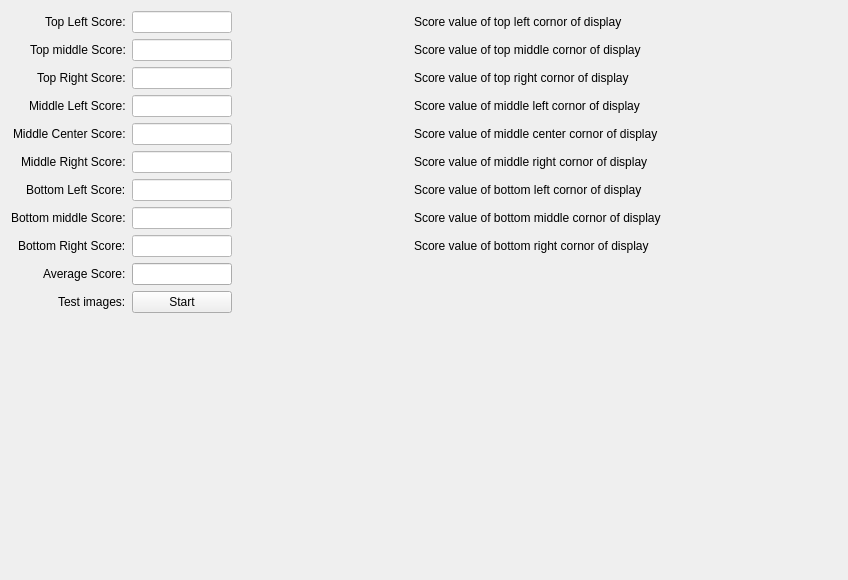
<?xml version="1.0" encoding="UTF-8"?>
<ui version="4.0">
 <class>AngularView</class>
 <widget class="QWidget" name="AngularView">
  <property name="geometry">
   <rect>
    <x>0</x>
    <y>0</y>
    <width>848</width>
    <height>580</height>
   </rect>
  </property>
  <property name="windowTitle">
   <string>Form</string>
  </property>
  <layout class="QVBoxLayout" name="verticalLayout">
   <item>
    <layout class="QGridLayout" name="gridLayout">
     <item row="8" column="3">
      <widget class="QLabel" name="label_16">
       <property name="text">
        <string>Score value of bottom right cornor of display</string>
       </property>
      </widget>
     </item>
     <item row="4" column="0" alignment="Qt::AlignRight">
      <widget class="QLabel" name="label_6">
       <property name="text">
        <string>Middle Center Score:</string>
       </property>
      </widget>
     </item>
     <item row="4" column="3">
      <widget class="QLabel" name="label_14">
       <property name="text">
        <string>Score value of middle center cornor of display</string>
       </property>
      </widget>
     </item>
     <item row="8" column="0" alignment="Qt::AlignRight">
      <widget class="QLabel" name="label_7">
       <property name="text">
        <string>Bottom Right Score:</string>
       </property>
      </widget>
     </item>
     <item row="5" column="0" alignment="Qt::AlignRight">
      <widget class="QLabel" name="label_4">
       <property name="text">
        <string>Middle Right Score:</string>
       </property>
      </widget>
     </item>
     <item row="6" column="3">
      <widget class="QLabel" name="label_18">
       <property name="text">
        <string>Score value of bottom left cornor of display</string>
       </property>
      </widget>
     </item>
     <item row="7" column="0" alignment="Qt::AlignRight">
      <widget class="QLabel" name="label_9">
       <property name="text">
        <string>Bottom middle Score:</string>
       </property>
      </widget>
     </item>
     <item row="1" column="0" alignment="Qt::AlignRight">
      <widget class="QLabel" name="label_2">
       <property name="text">
        <string>Top middle Score:</string>
       </property>
      </widget>
     </item>
     <item row="9" column="0" alignment="Qt::AlignRight">
      <widget class="QLabel" name="label_19">
       <property name="text">
        <string>Average Score:</string>
       </property>
      </widget>
     </item>
     <item row="3" column="3">
      <widget class="QLabel" name="label_13">
       <property name="text">
        <string>Score value of middle left cornor of display</string>
       </property>
      </widget>
     </item>
     <item row="0" column="1">
      <widget class="QLineEdit" name="TopLeftlineEdit">
       <property name="maximumSize">
        <size>
         <width>100</width>
         <height>16777215</height>
        </size>
       </property>
       <property name="styleSheet">
        <string notr="true">background-color: rgb(255, 255, 255);</string>
       </property>
       <property name="frame">
        <bool>true</bool>
       </property>
      </widget>
     </item>
     <item row="2" column="3">
      <widget class="QLabel" name="label_12">
       <property name="text">
        <string>Score value of top right cornor of display</string>
       </property>
      </widget>
     </item>
     <item row="3" column="0" alignment="Qt::AlignRight">
      <widget class="QLabel" name="label_5">
       <property name="text">
        <string>Middle Left Score:</string>
       </property>
      </widget>
     </item>
     <item row="1" column="3">
      <widget class="QLabel" name="label_11">
       <property name="text">
        <string>Score value of top middle cornor of display</string>
       </property>
      </widget>
     </item>
     <item row="4" column="1">
      <widget class="QLineEdit" name="MiddleCenterlineEdit">
       <property name="maximumSize">
        <size>
         <width>100</width>
         <height>16777215</height>
        </size>
       </property>
       <property name="styleSheet">
        <string notr="true">background-color: rgb(255, 255, 255);</string>
       </property>
      </widget>
     </item>
     <item row="2" column="0" alignment="Qt::AlignRight">
      <widget class="QLabel" name="label_3">
       <property name="text">
        <string>Top Right Score:</string>
       </property>
      </widget>
     </item>
     <item row="1" column="1">
      <widget class="QLineEdit" name="TopMiddlelineEdit">
       <property name="maximumSize">
        <size>
         <width>100</width>
         <height>16777215</height>
        </size>
       </property>
       <property name="styleSheet">
        <string notr="true">background-color: rgb(255, 255, 255);</string>
       </property>
      </widget>
     </item>
     <item row="8" column="1">
      <widget class="QLineEdit" name="BottomRightlineEdit">
       <property name="maximumSize">
        <size>
         <width>100</width>
         <height>16777215</height>
        </size>
       </property>
       <property name="styleSheet">
        <string notr="true">background-color: rgb(255, 255, 255);</string>
       </property>
      </widget>
     </item>
     <item row="5" column="3">
      <widget class="QLabel" name="label_15">
       <property name="text">
        <string>Score value of middle right cornor of display</string>
       </property>
      </widget>
     </item>
     <item row="6" column="1">
      <widget class="QLineEdit" name="BottomLeftlineEdit">
       <property name="maximumSize">
        <size>
         <width>100</width>
         <height>16777215</height>
        </size>
       </property>
       <property name="styleSheet">
        <string notr="true">background-color: rgb(255, 255, 255);</string>
       </property>
      </widget>
     </item>
     <item row="0" column="0" alignment="Qt::AlignRight">
      <widget class="QLabel" name="label">
       <property name="text">
        <string>Top Left Score:</string>
       </property>
      </widget>
     </item>
     <item row="6" column="0" alignment="Qt::AlignRight">
      <widget class="QLabel" name="label_8">
       <property name="text">
        <string>Bottom Left Score:</string>
       </property>
      </widget>
     </item>
     <item row="9" column="1">
      <widget class="QLineEdit" name="AveragelineEdit">
       <property name="maximumSize">
        <size>
         <width>100</width>
         <height>16777215</height>
        </size>
       </property>
       <property name="styleSheet">
        <string notr="true"/>
       </property>
       <property name="readOnly">
        <bool>true</bool>
       </property>
      </widget>
     </item>
     <item row="5" column="1">
      <widget class="QLineEdit" name="MiddleRightlineEdit">
       <property name="maximumSize">
        <size>
         <width>100</width>
         <height>16777215</height>
        </size>
       </property>
       <property name="styleSheet">
        <string notr="true">background-color: rgb(255, 255, 255);</string>
       </property>
      </widget>
     </item>
     <item row="7" column="1">
      <widget class="QLineEdit" name="BottomMiddlelineEdit">
       <property name="maximumSize">
        <size>
         <width>100</width>
         <height>16777215</height>
        </size>
       </property>
       <property name="styleSheet">
        <string notr="true">background-color: rgb(255, 255, 255);</string>
       </property>
      </widget>
     </item>
     <item row="2" column="1">
      <widget class="QLineEdit" name="TopRightlineEdit">
       <property name="maximumSize">
        <size>
         <width>100</width>
         <height>16777215</height>
        </size>
       </property>
       <property name="styleSheet">
        <string notr="true">background-color: rgb(255, 255, 255);</string>
       </property>
      </widget>
     </item>
     <item row="4" column="2">
      <spacer name="horizontalSpacer">
       <property name="orientation">
        <enum>Qt::Horizontal</enum>
       </property>
       <property name="sizeHint" stdset="0">
        <size>
         <width>40</width>
         <height>20</height>
        </size>
       </property>
      </spacer>
     </item>
     <item row="3" column="1">
      <widget class="QLineEdit" name="MiddleLeftlineEdit">
       <property name="maximumSize">
        <size>
         <width>100</width>
         <height>16777215</height>
        </size>
       </property>
       <property name="styleSheet">
        <string notr="true">background-color: rgb(255, 255, 255);</string>
       </property>
      </widget>
     </item>
     <item row="5" column="4">
      <spacer name="horizontalSpacer_2">
       <property name="orientation">
        <enum>Qt::Horizontal</enum>
       </property>
       <property name="sizeHint" stdset="0">
        <size>
         <width>40</width>
         <height>20</height>
        </size>
       </property>
      </spacer>
     </item>
     <item row="0" column="3">
      <widget class="QLabel" name="label_10">
       <property name="text">
        <string>Score value of top left cornor of display</string>
       </property>
      </widget>
     </item>
     <item row="7" column="3">
      <widget class="QLabel" name="label_17">
       <property name="text">
        <string>Score value of bottom middle cornor of display</string>
       </property>
      </widget>
     </item>
     <item row="10" column="1">
      <widget class="QPushButton" name="StartTest">
       <property name="text">
        <string>Start</string>
       </property>
      </widget>
     </item>
     <item row="10" column="0" alignment="Qt::AlignRight">
      <widget class="QLabel" name="label_20">
       <property name="text">
        <string>Test images:</string>
       </property>
      </widget>
     </item>
    </layout>
   </item>
   <item>
    <spacer name="verticalSpacer">
     <property name="orientation">
      <enum>Qt::Vertical</enum>
     </property>
     <property name="sizeHint" stdset="0">
      <size>
       <width>20</width>
       <height>301</height>
      </size>
     </property>
    </spacer>
   </item>
  </layout>
 </widget>
 <resources/>
 <connections/>
</ui>
